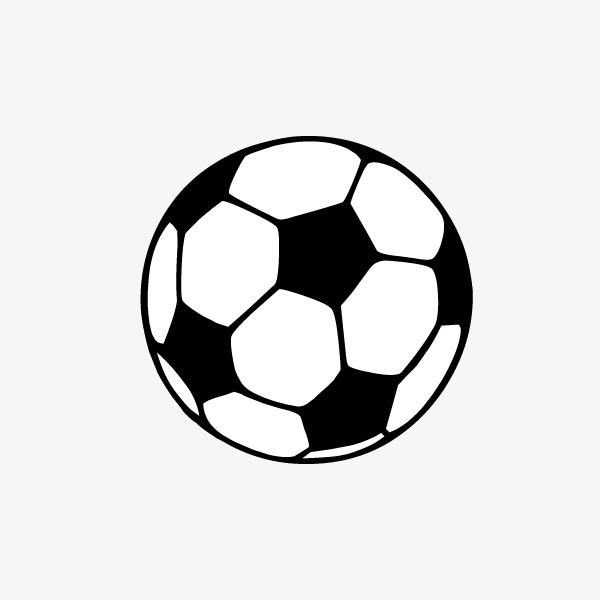
#> input picture CannyEdge/soccer.jpg, 600 x 600 px
$ python main.py
#> lines starting #> are read from the running program, lines starting #| are printed output that depends on the picture; after the words box and inside, x2 and y2 are one past the last pixel; in counts of white or black regions, pixels touching at a corner belong together
import math
import queue
import matplotlib.pyplot as plt
import numpy as np
from cv2 import cv2


def Canny_l(img_path,TL=80,TH=150):
    # 1.读取图片并转为灰度图
#> called with img_path = 'soccer.jpg', TL = 80, TH = 150
    img = cv2.imread(img_path, cv2.IMREAD_GRAYSCALE)
#> img is the input picture: shape (600, 600); min 0, max 255, mean 224.7

    #2.高斯滤波器
    gaussian = np.zeros([5, 5])
    sigma1=sigma2=1.4
    sum=0
    for i in range(5):
        for j in range(5):
            gaussian[i, j] = math.exp(-1 / 2 * (np.square(i - 2) / np.square(sigma1)  + (np.square(j - 2) / np.square(sigma2)))) / (2 * math.pi * sigma1 * sigma2)
            sum = sum + gaussian[i, j]

    gaussian = gaussian / sum
    W, H = img.shape
#> W = 600; H = 600
    new_gray = np.zeros([W - 5, H - 5])
    for i in range(W - 5):
        for j in range(H - 5):
            new_gray[i, j] = np.sum(img[i:i + 5, j:j + 5] * gaussian)  # 与高斯矩阵卷积实现滤波
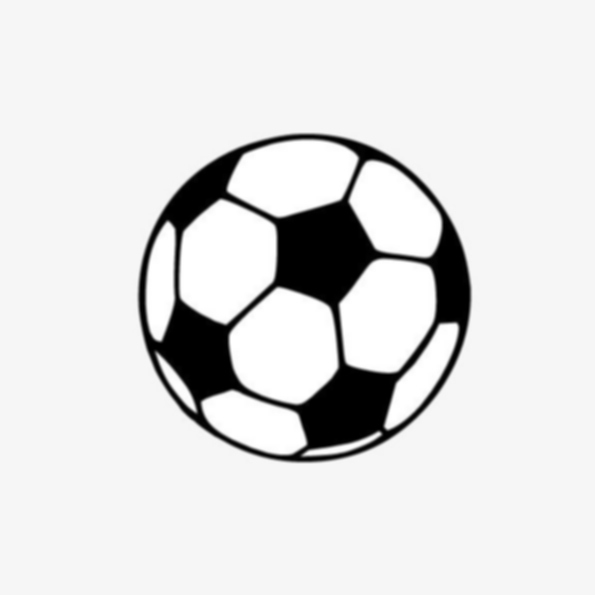
#> new_gray: shape (595, 595) float64; min 0, max 255, mean 224.3; drawn with min black and max white

    # plt.imshow(new_gray, cmap="gray")
    # plt.show()
    # 3.增强 通过求梯度幅值

    W1, H1 = new_gray.shape
#> W1 = 595; H1 = 595
    dx = np.zeros([W1 - 2, H1 - 2])
    dy = np.zeros([W1 - 2, H1 - 2])
    d = np.zeros([W1 - 2, H1 - 2])
    theta=np.zeros([W1 - 2, H1 - 2])
    for i in range(W1 - 2):
        for j in range(H1 - 2):
            x=i+1
            y=j+1
            dx[i, j] = 2*(new_gray[x+1, y] - new_gray[x-1, y])+(new_gray[x+1, y-1] - new_gray[x-1, y-1])+(new_gray[x+1, y + 1] - new_gray[x-1, y+1])
            dy[i, j] = 2*(new_gray[x ,y-1] - new_gray[x, y+1])+(new_gray[x+1, y-1] - new_gray[x+1, y+1])+(new_gray[x-1, y - 1] - new_gray[x-1, y+1])
            d[i, j] = np.sqrt(np.square(dx[i, j]) + np.square(dy[i, j]))  # 图像梯度幅值作为图像强度值
            angle=math.atan2(dy[i,j],dx[i,j])
            angle=math.degrees(angle)%180
            theta[i,j]=angle
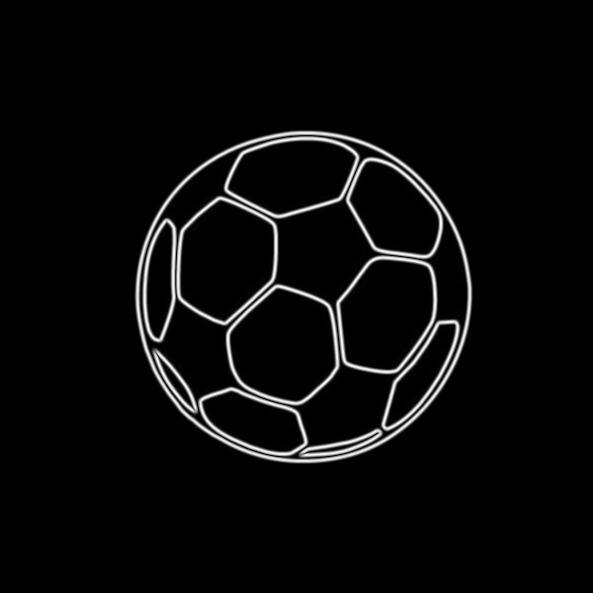
#> d: shape (593, 593) float64; min 0, max 573.2, mean 21.5; drawn with min black and max white
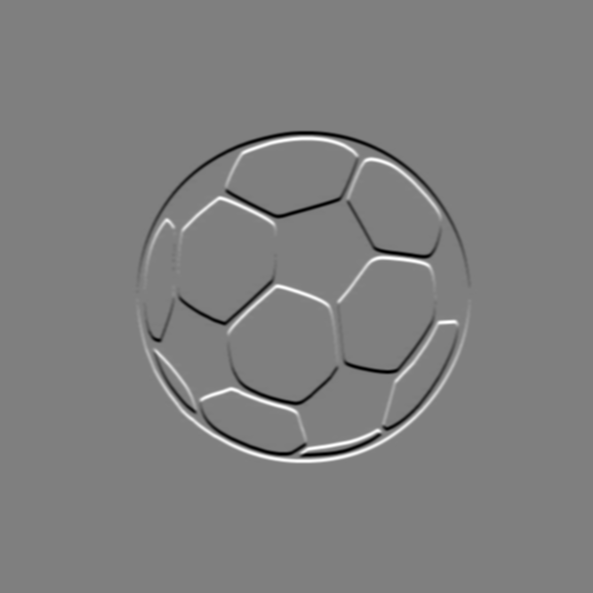
#> dx: shape (593, 593) float64; min -548, max 548.3, mean 0; drawn with min black and max white
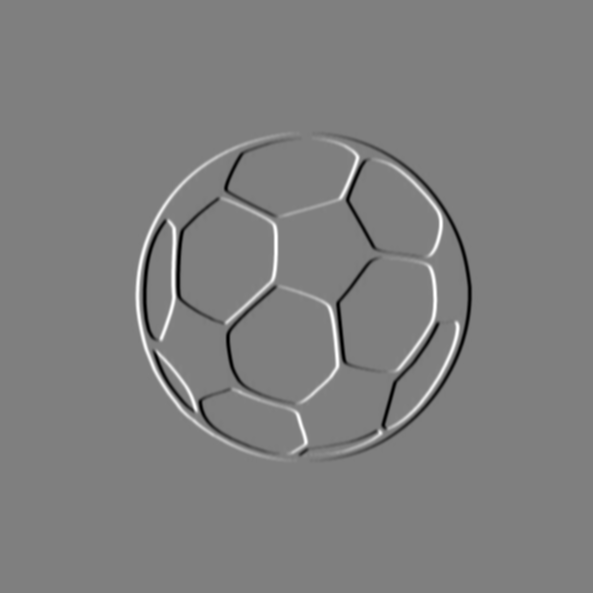
#> dy: shape (593, 593) float64; min -550, max 551.9, mean 0; drawn with min black and max white
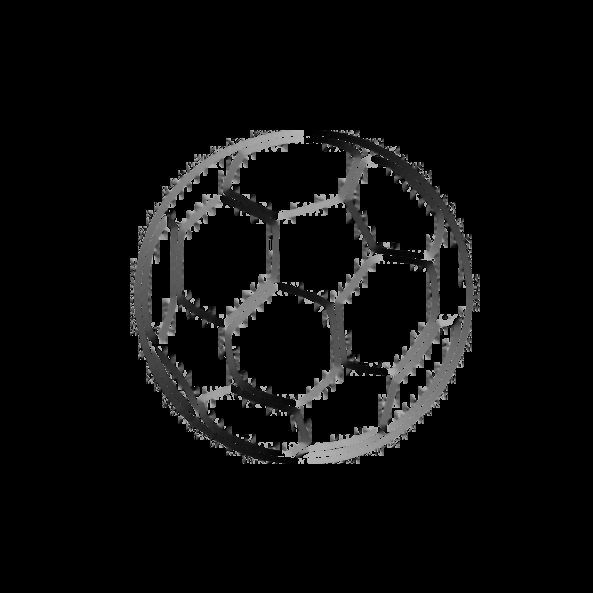
#> theta: shape (593, 593) float64; min 0, max 180, mean 12.6


    #4.非极大值抑制
    #        梯度方向分为四类 0-45度  45-90度  90-135度  135-180度
    NMS = np.copy(d)
    W2, H2 = d.shape
#> W2 = 593; H2 = 593
    NMS[0, :] = NMS[W2 - 1, :] = NMS[:, 0] = NMS[:, H2 - 1] = 0
    for i in range(1, W2 - 1):
        for j in range(1, H2 - 1):
            temp1=temp2=0
            if d[i, j] == 0:
                NMS[i, j] = 0
            else:

                if theta[i,j]==0:
                    temp1=d[i+1,j]
                    temp2=d[i-1,j]
                if theta[i,j]==90:
                    temp1=d[i,j+1]
                    temp2=d[i,j-1]

                if theta[i,j]>0 and theta[i,j]<=45:
                    ang=theta[i,j]
                    temp1=d[i+1,j]+math.tan(math.radians(ang))*(d[i+1,j-1]-d[i+1,j])
                    temp2=d[i-1,j]+math.tan(math.radians(ang))*(d[i-1,j+1]-d[i-1,j])
                if theta[i,j]>45 and theta[i,j]<90:
                    ang=90-theta[i,j]
                    temp1=d[i,j-1]+math.tan(math.radians(ang))*(d[i+1,j-1]-d[i,j-1])
                    temp2=d[i,j+1]+math.tan(math.radians(ang))*(d[i-1,j+1]-d[i,j+1])
                if theta[i,j]>90 and theta[i,j]<=135:
                    ang=theta[i,j]-90
                    temp1=d[i,j-1]+math.tan(math.radians(ang))*(d[i-1,j-1]-d[i,j-1])
                    temp2=d[i,j+1]+math.tan(math.radians(ang))*(d[i+1,j+1]-d[i,j+1])
                if theta[i,j]>135 and theta[i,j]<180:
                    ang=180-theta[i,j]
                    temp1=d[i+1,j]+math.tan(math.radians(ang))*(d[i+1,j+1]-d[i+1,j])
                    temp2=d[i-1,j]+math.tan(math.radians(ang))*(d[i-1,j-1]-d[i-1,j])
            if d[i,j]>=temp1 and d[i,j]>=temp2:
                NMS[i,j]=d[i,j]
            else:
                NMS[i,j]=0
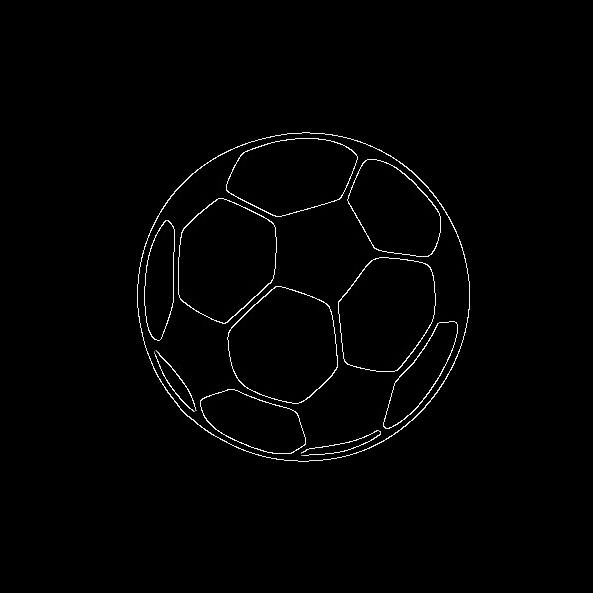
#> NMS: shape (593, 593) float64; 11.73% of pixels changed, all inside (x1, y1, x2, y2) = (130, 130, 480, 464); drawn with min black and max white
    #5.双阈值检测
    DT = np.zeros([W2, H2])
    # MAX=np.max(NMS)
    TL=TL#np.average(NMS)+np.std(NMS)
    TH=TH
    for i in range(0, W2 - 1):
        for j in range(0, H2 - 1):
            # [4 lines of commented-out code are left out]
            if NMS[i,j]<TL:
                DT[i,j]=0
            elif NMS[i,j]>=TH:
                DT[i,j]=1
            else:
                DT[i,j]=-1
#> DT: shape (593, 593) float64; values 0 (black) and 1 (white), 1.3% white in thin lines or dots, all inside (x1, y1, x2, y2) = (137, 132, 470, 462)
    #TH=

    # plt.imshow(NMS, cmap="gray")
    # plt.show()

    #6.滞后边界检测
    #LAB=np.copy(DT)
    LAB=np.zeros([W2 , H2])
    stack=[]
    q=queue.Queue()
    connected=False
    for i in range(0, W2 - 1):
        for j in range(0, H2 - 1):

            if DT[i,j]==-1 and LAB[i,j]==0 :
                LAB[i,j]=1
                stack.append([i,j])
                q.put([i,j])
    #            print(i,j,DT[i,j],LAB[i,j])
                while(stack!=[]):
                    temp_i,temp_j=stack.pop()
                    if DT[temp_i-1,temp_j-1]==-1 and LAB[temp_i-1,temp_j-1]==0:##左上点
                        LAB[temp_i-1,temp_j-1]=1
                        stack.append([temp_i-1,temp_j-1])
                        q.put([temp_i-1,temp_j-1])
                    if DT[temp_i-1,temp_j-1]==1:
                        connected=True

                    if DT[temp_i+1,temp_j-1]==-1 and LAB[temp_i+1,temp_j-1]==0 :##右上点
                        LAB[temp_i+1,temp_j-1]=1
                        stack.append([temp_i+1,temp_j-1])
                        q.put([temp_i+1,temp_j-1])
                    if DT[temp_i+1,temp_j-1]==1:##右上点
                        connected=True


                    if DT[temp_i-1,temp_j+1]==-1 and LAB[temp_i-1,temp_j+1]==0 :##左下点
                        LAB[temp_i-1,temp_j+1]=1
                        stack.append([temp_i-1,temp_j+1])
                        q.put([temp_i-1,temp_j+1])
                    if DT[temp_i-1,temp_j+1]==1:
                        connected=True


                    if DT[temp_i+1,temp_j+1]==-1 and LAB[temp_i+1,temp_j+1]==0 :##右下点
                        LAB[temp_i+1,temp_j+1]=1
                        stack.append([temp_i+1,temp_j+1])
                        q.put([temp_i+1,temp_j+1])
                    if DT[temp_i+1,temp_j+1]==1:
                        connected=True

                    if DT[temp_i-1,temp_j]==-1 and LAB[temp_i-1,temp_j]==0:##左点
                        LAB[temp_i-1,temp_j]=1
                        stack.append([temp_i-1,temp_j])
                        q.put([temp_i-1,temp_j])
                    if DT[temp_i-1,temp_j]==1:
                        connected=True

                    if DT[temp_i+1,temp_j]==-1 and LAB[temp_i+1,temp_j]==0:##右点
                        LAB[temp_i+1,temp_j]=1
                        stack.append([temp_i+1,temp_j])
                        q.put([temp_i+1,temp_j])
                    if DT[temp_i+1,temp_j]==1:
                        connected=True

                    if DT[temp_i,temp_j-1]==-1 and LAB[temp_i,temp_j-1]==0:##上点
                        LAB[temp_i,temp_j-1]=1
                        stack.append([temp_i,temp_j-1])
                        q.put([temp_i,temp_j-1])
                    if DT[temp_i,temp_j-1]==1:
                        connected=True

                    if DT[temp_i,temp_j+1]==-1 and LAB[temp_i,temp_j+1]==0:##下点
                        LAB[temp_i,temp_j+1]=1
                        stack.append([temp_i,temp_j+1])
                        q.put([temp_i,temp_j+1])
                    if DT[temp_i,temp_j+1]==1:
                        connected=True
                if connected==False:
                    while(q.empty()==False):
                        q_i,q_j=q.get()
                        DT[q_i,q_j]=0
                elif connected==True:
                    while(q.empty()==False):
                        q_i,q_j=q.get()
                        DT[q_i, q_j] = 1
                        # DT[q_i,q_j]=1
                connected==False
                q.queue.clear()
            else:
                continue
#> LAB: shape (593, 593) float64; every value is 0
#> after the loop, stack = []
    return DT

DT=Canny_l('soccer.jpg',)
plt.imshow(DT, cmap="gray")
plt.show()


'''
# step4. 双阈值算法检测、连接边缘
W3, H3 = NMS.shape
DT = np.zeros([W3, H3])
# 定义高低阈值
#TL = 0.8 * np.mean(NMS)
#TH = 1 * np.mean(NMS)+np.std(NMS)
TL = 0.5 * np.max(NMS)
TH = 0.99 * np.max(NMS)
# 这里用于滞后边界跟踪
for i in range(1, W3 - 1):
    for j in range(1, H3 - 1):
        if (NMS[i, j] > TH):
            DT[i, j] = 1
        else:
            DT[i,j]=0


        # elif (NMS[i, j] > TH):
        #     DT[i, j] = 1
        # elif ((NMS[i - 1, j - 1:j + 1] < TH).any() or (NMS[i + 1, j - 1:j + 1]).any()
        #       or (NMS[i, [j - 1, j + 1]] < TH).any()):
        #     DT[i, j] = 1
plt.imshow(DT, cmap="gray")
plt.show()
# plt.imshow(DT, cmap="gray")
# input()


#plt.imshow(img, cmap="gray")
'''
